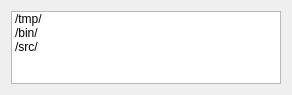
<?xml version="1.0" encoding="UTF-8"?>
<ui version="4.0">
 <class>FilePathSource</class>
 <widget class="QWidget" name="FilePathSource">
  <property name="geometry">
   <rect>
    <x>0</x>
    <y>0</y>
    <width>292</width>
    <height>95</height>
   </rect>
  </property>
  <property name="windowTitle">
   <string>Form</string>
  </property>
  <layout class="QVBoxLayout" name="verticalLayout">
   <item>
    <widget class="QListWidget" name="filePathsSource">
     <item>
      <property name="text">
       <string>/tmp/</string>
      </property>
     </item>
     <item>
      <property name="text">
       <string>/bin/</string>
      </property>
     </item>
     <item>
      <property name="text">
       <string>/src/</string>
      </property>
     </item>
    </widget>
   </item>
  </layout>
 </widget>
 <resources/>
 <connections/>
</ui>
